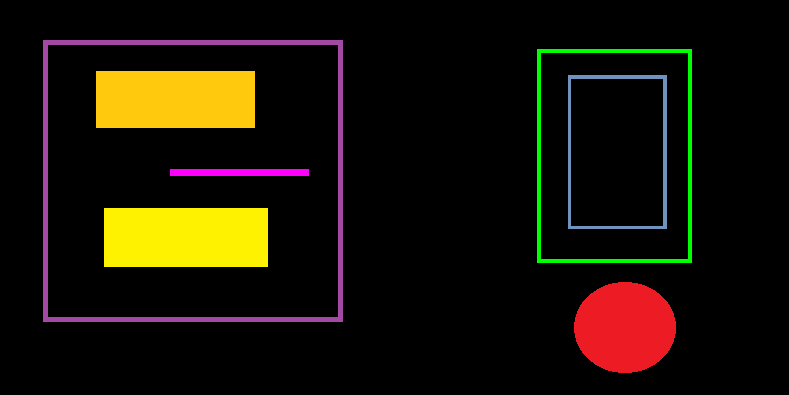
#> input picture img/fig_contornos.png, 789 x 395 px, found by its file name
$ python Contornos.py
#> lines starting #> are read from the running program, lines starting #| are printed output that depends on the picture; after the words box and inside, x2 and y2 are one past the last pixel; in counts of white or black regions, pixels touching at a corner belong together
# -*- coding: utf-8 -*-
"""
Created on Wed Jan  8 19:12:41 2020

@author: toshiba

Ejercicio 06: Contornos y cómo dibujarlos.
"""
import cv2


imagen = cv2.imread('img\\fig_contornos.png')
#> imagen is the input picture: shape (395, 789, 3); mean B, G, R 6.1, 18.5, 25.3
gray = cv2.cvtColor(imagen, cv2.COLOR_BGR2GRAY)
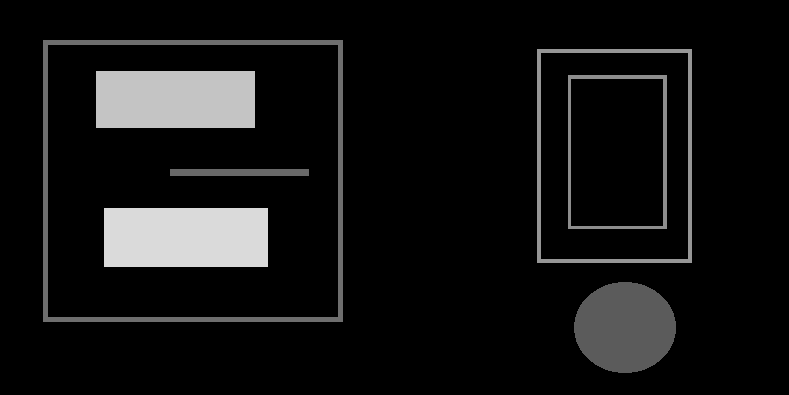
#> gray: shape (395, 789); min 0, max 218, mean 19.1
_,umbral = cv2.threshold(gray, 100, 255, cv2.THRESH_BINARY)
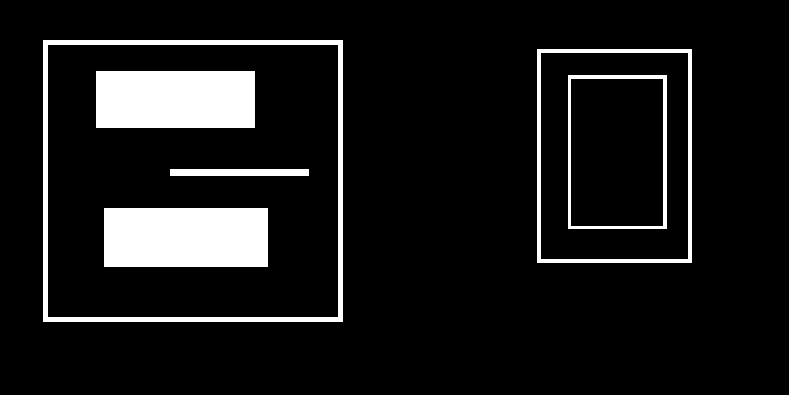
#> umbral: shape (395, 789); 9.6% white; 6 white regions

contornos,hierachy = cv2.findContours(umbral, cv2.RETR_TREE, cv2.CHAIN_APPROX_SIMPLE) # Argumentos: umbral, modo de contornos, tipo de contorno (recomendada esta)
#> contornos = 9 contours; largest, box (x1, y1, x2, y2) and area: (43, 40, 343, 322) 84019, (47, 44, 339, 318) 79441, (537, 49, 692, 263) 32802, (540, 52, 689, 260) 30634, (568, 75, 667, 229) 14994
cv2.drawContours(imagen, contornos, -1, (0,255,0), 3) # Argumentos: imagen, contornos, (si es negativo abarca todas las figuras), color, grosor
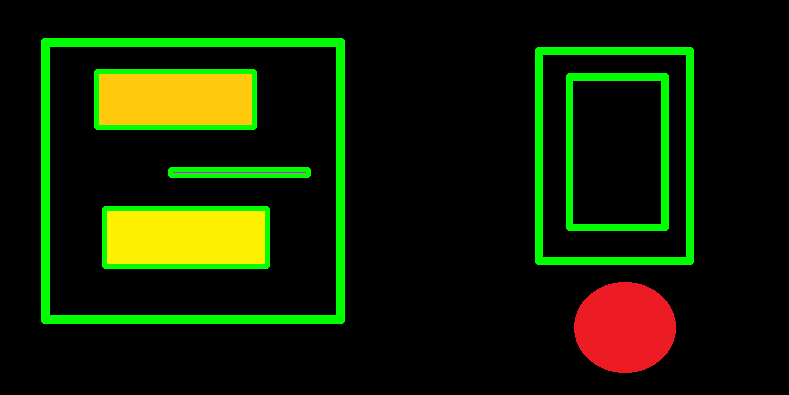
#> imagen: shape (395, 789, 3); 7.25% of pixels changed, all inside (x1, y1, x2, y2) = (41, 38, 694, 324)

cv2.imshow('Umbral', umbral)
cv2.imshow('imagen', imagen)
cv2.waitKey(0)
cv2.destroyAllWindows()

$ run again, with img/fig_geometricas.png copied over img/fig_contornos.png
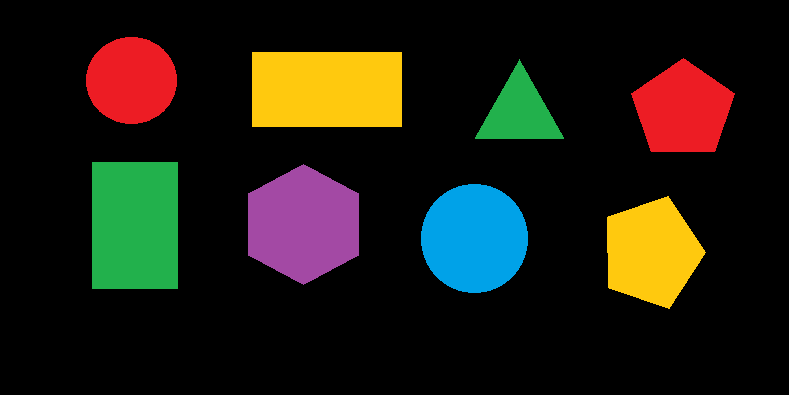
#> input picture img/fig_geometricas.png, 789 x 395 px, found by its file name
#> imagen is the input picture: shape (395, 789, 3); mean B, G, R 18.1, 28.8, 32.3
#> `_,umbral = cv2.threshold(gray, 100, 255, cv2.THRESH_BINARY)`:
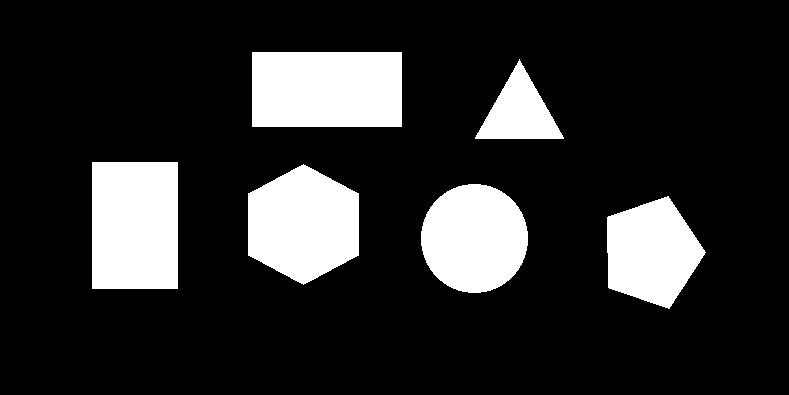
#> umbral: shape (395, 789); 17% white; 6 white regions
#> contornos = 6 contours; box (x1, y1, x2, y2) and area: (252, 52, 402, 127) 11026, (92, 162, 178, 289) 10710, (248, 164, 359, 285) 9958, (421, 184, 528, 293) 9022, (607, 196, 706, 309) 7596, (475, 59, 564, 139) 3476
#> `cv2.drawContours(imagen, contornos, -1, (0,255,0), 3)`:
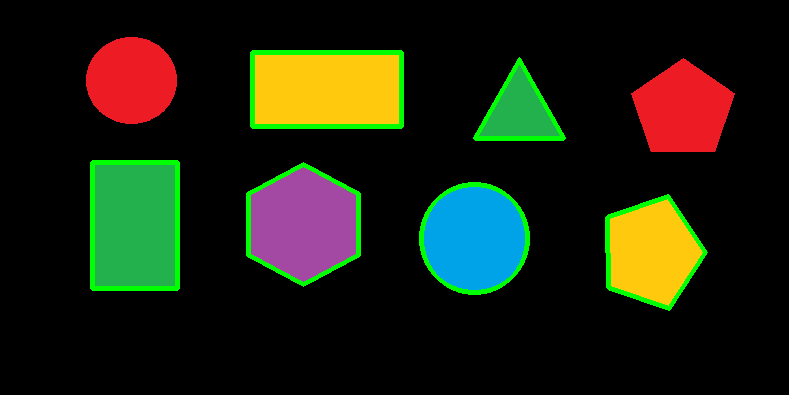
#> imagen: shape (395, 789, 3); 3.3% of pixels changed, all inside (x1, y1, x2, y2) = (90, 50, 708, 311)
